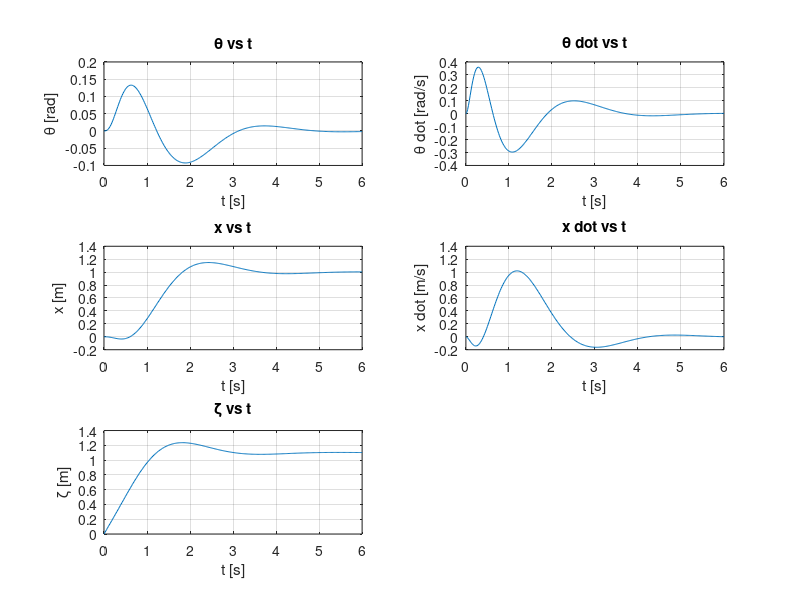

Write the MATLAB code that produced this figure.
# inverted-pendulum.m
#
# Control system simulation for inverted pendulum. Based on Example 12-5 from
# Modern Control Engineering, Fourth Edition by K. Ogata.

pkg load control

clear all
close all

# Inverted pendulum parameters
g = 9.81;   # Gravity constant [m/s]
M = 2;      # Cart mass [kg]
m = 0.1;    # Pendulum mass [kg]
l = 0.5;    # Pendulum length to center of mass [m]

# Desired closed loop poles
J = [-1+j*sqrt(3) -1-j*sqrt(3) -5 -5 -5];

# State space representation of system
A = [             0 1 0 0;
      (M+m)/(M*l)*g 0 0 0;
                  0 0 0 1;
             -m/M*g 0 0 0];

B = [0 -1/(M*l) 0 1/M]';

C = [0 0 1 0];

D = [0];

Ahat = [ A zeros(4,1);
        -C          0];

Bhat = [B; 0];

# Determine the state feedback gain matrix
Khat = place(Ahat, Bhat, J);
K = Khat(1:4)
KI = -Khat(5)

# Calculate the step response
ts = 0.02;
t = 0:ts:6;

AA = [(A - B*K) B*KI;
             -C    0];

BB = [0 0 0 0 1]';

CC = [C 0];

DD = [0];

sys = ss(AA, BB, CC, DD);
[y, t, x] = step(sys, t);

# Plot the step response
subplot(3,2,1)
plot(t, x(:,1))
grid
title('\theta vs t')
xlabel('t [s]')
ylabel('\theta [rad]')

subplot(3,2,2)
plot(t, x(:,2))
grid
title('\theta dot vs t')
xlabel('t [s]')
ylabel('\theta dot [rad/s]')

subplot(3,2,3)
plot(t, x(:,3))
grid
title('x vs t')
xlabel('t [s]')
ylabel('x [m]')

subplot(3,2,4)
plot(t, x(:,4))
grid
title('x dot vs t')
xlabel('t [s]')
ylabel('x dot [m/s]')

subplot(3,2,5)
plot(t, x(:,5))
grid
title('\zeta vs t')
xlabel('t [s]')
ylabel('\zeta [m]')
